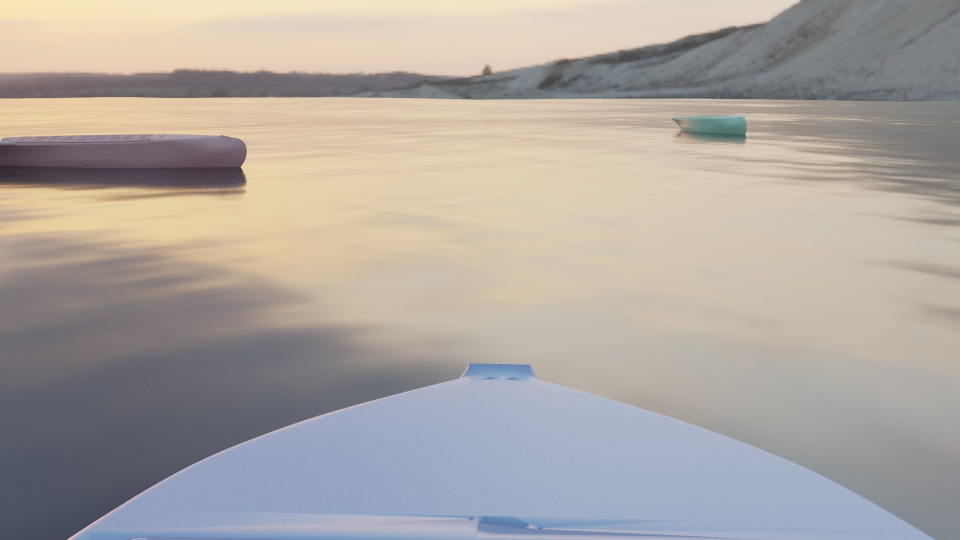
#> input picture TestFile/Projekt/Bilder/list1/0001.jpg, 1920 x 1080 px, found by its file name (shown at 1/2 size); its folder holds only this picture in this run
$ python obstacle_detect.py
#> lines starting #> are read from the running program, lines starting #| are printed output that depends on the picture; after the words box and inside, x2 and y2 are one past the last pixel; in counts of white or black regions, pixels touching at a corner belong together
import numpy as np
from cv2 import cv2
from math import ceil, cos, sin, sqrt, atan2
import matplotlib.pyplot as plt
from typing import List, Tuple


class ImageObstacle(object):
    def __init__(self, rectangle: List[int], offset: int=0, angle: float=0) -> None:
        """Represents a object bounding box in image plane

        Args:
            rectangle (List[int]): x y position, width and height of rectangle
            offset (int, optional): position offset (e.g. due to subimage used for detection). Defaults to 0.
            angle (float, optional): rotation offset (due to rotate detection). Defaults to 0.
        """

        self.x_rel, self.y_rel, self.width, self.height = rectangle
        self.offset = offset
        self.x, self.y = self.x_rel + offset[0], self.y_rel + offset[1]
        self.angle = angle

    def rectangle_2_corner(self, rotate: bool=False, offset: bool=True) -> Tuple[Tuple[int]]:
        """returns bounding box corners for open-cv drawing function

        Args:
            rotate (bool, optional): respect rotation. Defaults to False.
            offset (bool, optional): respect offset. Defaults to True.

        Returns:
            Tuple[Tuple[int]]: coordinates of diagonal corner points
        """
        if not rotate:

            if offset:
                x, y = self.x, self.y
            else:
                x, y = self.x_rel, self.y_rel
            return (x, y), (x + self.width, y + self.height)
        assert False, 'not implemented'

    @property
    def bottom_center(self) -> Tuple[int]:
        """return bottom center of obstacle bounding box

        Returns:
            Tuple[int]: x, y of bottom center pixel
        """
        return self.x + self.width // 2, self.y + self.height


class ImageLine(object):
    def __init__(self, img_shape: Tuple[int], points: Tuple[Tuple[int]]=None, polar=None):
        """Represent line in the image

        Args:
            img_shape (Tuple[int]): resolution of the image (widht, height)
            points (Tuple[Tuple[int]], optional): end points of line. Defaults to None.
            polar ([type], optional): polar representation (e.g. output from cv2.HoughLines). Defaults to None.
        """
        self._w, self._h = img_shape
        assert (points is None) != (polar is None)
        if points is not None:
            self._init_from_points(points)
        else:
            self._init_from_polar(*polar)

    # [9 lines left out: function _init_from_points, not called in this run]

    def _init_from_polar(self, r: float, alpha: float) -> None:
        self._r, self._alpha = r, alpha
        a, b = cos(alpha), sin(alpha)
        # center pixel
        self._center = a * r, b * r
        # line_end pixels
        self.y = np.array([r / b, (r - a * self._w) / b]).astype(int)
        self.x = np.array([0, self._w], int)
        # pixels of a line
        self.xs = np.arange(0, self._w)
        self.ys = np.round((r - a * self.xs) / b).astype(int)

        self.angle = self._alpha - np.pi / 2 # of horizon
        d_2, alpha_0 = sqrt(self._h**2 + self._w**2) / 2, np.arctan(self._h / self._w)
        self.height_rel = r - d_2 * cos(alpha - alpha_0) # over image center
        self.height = self.height_rel + self._h // 2

    @property
    def indices(self) -> Tuple[np.ndarray, np.ndarray]:
        return self.xs, self.ys

    @property
    def end_points(self) -> Tuple[Tuple[int]]:
        return ((self.x[0], self.y[0]), (self.x[1], self.y[1]))

class ObstacleDetector(object):

    def __init__(self, image_height: int=480, image_width: int=640):
        """Canny based horizon extraction and obstacle detection class

        Args:
            image_height (int, optional): height of images in pixel. Defaults to 480.
            image_width (int, optional): width of images in pixel. Defaults to 640.
        """

        # TODO(Moritz) image smoothing params depending on image resolution

        # soften used image shape values
        self._shape = image_width, image_height
        self._w, self._h = self._shape

        self._center = image_width // 2, image_height // 2

        self._min_ang = np.arctan(self._w / self._h)


    def _preprocess(self, img: np.ndarray) -> np.ndarray:
        """preprocess image, reduce resolution and smooth

        Args:
            img (np.ndarray): image to process

        Returns:
            np.ndarray: processed image
        """

        img = cv2.resize(img, (self._w, self._h), interpolation=cv2.INTER_AREA)
        # img = cv2.normalize(img, None, 0, 255, cv2.NORM_MINMAX)
        blur_size = self._h // 90
        img = cv2.blur(img, (blur_size, blur_size))
        img = cv2.medianBlur(img, 3)
        # img = cv2.GaussianBlur(img, (3, 3), 0)
        return img

    def _rotate(self, img: np.ndarray, angle: float, crop: bool=True) -> np.ndarray:
        """rotate image about a given angle

        Args:
            img (np.ndarray): image to rotate
            angle (float): angle to rotate, (in degree!)
            crop (bool, optional): cut image to rectangle (no black areas). Defaults to True.

        Returns:
            (np.ndarray): rotated image
        """
        # get rotation matrix
        rot_mat = cv2.getRotationMatrix2D(self._center, angle, 1)
        # apply transform
        img_rot = cv2.warpAffine(img, rot_mat, dsize=self._shape)
        # crop image
        if crop:
            sin_angle = np.sin(angle * np.pi / 180)
            crop_h = int(ceil(abs(sin_angle * self._w / 2)))
            crop_w = int(ceil(abs(sin_angle * self._h / 2)))
            if crop_h and crop_w:
                img_rot = img_rot[crop_h: -crop_h, crop_w: -crop_w]
            return img_rot, crop_h, crop_w
        return img_rot

    def detect_horizon(self,
                       img: np.ndarray,
                       N_max: int=3,
                       min_visibility: float=.2,
                       canny_threshold: int=35
                       ) -> Tuple[List[ImageLine], List[int], List[float]]:
        """detect possible horizon line(s)

        Args:
            img (np.ndarray): image to analyze
            N_max (int, optional): max number of lines to extract. Defaults to 3.
            min_visibility (float, optional): minimum length of horizon line to be considered. Defaults to .2.
            canny_threshold (int, optional): threshold for edge detection. Defaults to 35.

        Returns:
            List[ImageLine]: Horizon lines
            List[int]: Line lengths
            List[float]: separation factor of lines
        """
        img = self._preprocess(img)
        return self._detect_lines(img, min_visibility, N_max, canny_threshold)

    def _detect_lines(self, img: np.ndarray,
                            min_line_length: float=.2,
                            N_max: int=3,
                            canny_threshold: int=35,
                            angle_resolution: float=.2
        ) -> Tuple[List[ImageLine], List[int], List[float]]:
        # extract lines in image
        edges = cv2.Canny(img, canny_threshold, canny_threshold * 2)
        lines = cv2.HoughLines(edges, 1, np.pi / 180 * angle_resolution,
                               int(self._w * min_line_length),
                               min_theta=self._min_ang,
                               max_theta=np.pi - self._min_ang
                               )
        if lines is None:
            return [], [], []
        lines = [ImageLine(self._shape, polar=l[0]) for l in lines[: N_max]]
        line_lengths, separations = self._evaluate_lines(img, edges, lines)

        return lines, line_lengths, separations

    def _evaluate_lines(self, img: np.ndarray,
                              edges: np.ndarray,
                              lines: List[ImageLine],
        ) -> Tuple[List[int], List[float]]:

        # number of points on line
        votes = [np.sum(edges[l.ys, l.xs]>0) for l in lines]
        # dissimilarity of regions separated by the line
        separations = [self._segmentation(img, l.indices) for l in lines]
        return votes, separations

    def _segmentation(self, img: np.ndarray, line_inds: Tuple[np.ndarray], N_neigbor: int=10):
        xs, ys = line_inds

        add_ = np.arange(1, N_neigbor+1)

        x_ = (xs[:, None] + np.zeros(N_neigbor, int)[None, :]).reshape(-1)
        y_a = (ys[:, None] + add_[None, :]).reshape(-1)
        y_b = (ys[:, None] - add_[None, :]).reshape(-1)
        img_a = img[y_a, x_]
        img_b = img[y_b, x_]

        img_both = np.concatenate((img_a, img_b), axis=0)

        sep = np.linalg.norm((np.mean(img_a, axis=0) - np.mean(img_b, axis=0)) \
            / np.std(img_both, axis=0))
        return sep

    # [9 lines left out: function _reduce_glare, not called in this run]


    def _detect_obstacles(self,
                          img: np.ndarray,
                          canny_threshold: int=45,
                          glare_reduction=False,
                          offset: Tuple[int]=(0, 0),
                          angle: float=0,
                          plot_subresults: bool=False
        ) -> List[ImageObstacle]:

        # blur
        blur_size = self._h // 90
        img = cv2.blur(img, (blur_size, blur_size))

        # glare reduction
        if glare_reduction:
            img = self._reduce_glare(img)

        # extract edges
        edges = cv2.Canny(img, canny_threshold, canny_threshold * 2)

        # add edges at image boundaries (besides bottom)
        edges[0, :] = 255
        edges[:, 0] = 255
        edges[:, -1] = 255

        # close gapes in lines
        n1 = 3
        kernel = cv2.getStructuringElement(cv2.MORPH_ELLIPSE,
                                           (2 * n1 + 1, 2 * n1 +1),
                                           (n1, n1))
        dilation = cv2.dilate(edges, kernel, iterations=1)
        binary = cv2.erode(dilation, kernel, iterations=1)

        # find contours to fill
        contours = cv2.findContours(binary, cv2.RETR_TREE, cv2.CHAIN_APPROX_SIMPLE)[-2]

        # fill contours
        fill = np.zeros_like(edges)
        for cnt in contours:
            cv2.fillPoly(fill, pts=[cnt], color=(255, 255, 255))

        if plot_subresults:
            self.plot_img(fill)
            self.plot_img(binary)
            self.plot_img(edges)
        # delete single lines
        kernel2 = cv2.getStructuringElement(cv2.MORPH_ELLIPSE, (5, 5), (2, 2))
        erosion = cv2.erode(fill, kernel2, iterations=1)
        binary = cv2.dilate(erosion, kernel2, iterations=1)
        # extract obstacles
        contours = cv2.findContours(binary, cv2.RETR_TREE, cv2.CHAIN_APPROX_SIMPLE)[-2]

        obstacles = []
        for c in contours:
            contours_poly = cv2.approxPolyDP(c, 3, True)
            bound_rect = cv2.boundingRect(contours_poly)
            obstacles.append(ImageObstacle(bound_rect, offset, angle=angle))
        return obstacles

    def find_obstacles(self,
                       img: np.ndarray,
                       horizon: ImageLine=None,
                       threshold: int=40,
                       glare_reduction: bool=False
        ) -> List[ImageObstacle]:
        """find obstacles in the image
        therefore the image is separated according to horizon and
        only the subhorizon part is searched for possible obstacles
        Further the angle of horizon determines the orientation of bounding boxes

        Args:
            img (np.ndarray): image
            horizon (ImageLine, optional): Horizon estimate. Defaults to None.
            threshold (int, optional): threshold for edge detection. Defaults to 40.
            glare_reduction (bool, optional): if glare reduction is used. Defaults to False.

        Returns:
            List[ImageObstacle]: [description]
        """
        # initial image smoothing
        img = self._preprocess(img)

        # horizon extraction
        if horizon is None:
            horizon = self._detect_lines(img)[0][0]

        # rotate image
        rot_image, crop_h, crop_w = self._rotate(img, horizon.angle * 180 / np.pi)
        height = int(horizon.height - crop_h)
        # subimage below horizon
        offset = 0
        sub_image = rot_image[height - offset:]
        return self._detect_obstacles(sub_image,
                                      offset=(int(crop_w), int(horizon.height - offset)),
                                      angle=horizon.angle,
                                      canny_threshold=threshold,
                                      glare_reduction=glare_reduction)

    def plot_img(self, img,
                       horizon_lines=None,
                       obstacles=None,
                       rotate: bool=True,
                       plot_method: str='matplot',
                       wait_time: int=0,
                       show: bool=True
        ) -> np.ndarray:

        if horizon_lines:

            if not img.shape[:2] == (self._h, self._w):
                img = cv2.resize(img, (self._w, self._h), interpolation=cv2.INTER_AREA)
            for h in horizon_lines:
                color = (255, 0, 0)
                cv2.line(img, *h.end_points, color, thickness=2)
        if obstacles:
            #pass
            if rotate and obstacles[0].angle:
                img = self._rotate(img, obstacles[0].angle * 180/np.pi, crop=False)
            for obst in obstacles:
                # color = np.random.rand(3) * 255
                color = (0, 0, 255)
                cv2.rectangle(img, *obst.rectangle_2_corner(not rotate, True), color, thickness=2)
                cv2.drawMarker(img, obst.bottom_center, (0, 255, 0), cv2.MARKER_CROSS, 10, thickness=2)

        if 'matplot' in plot_method:
            fig, ax = plt.subplots()
            if len(img.shape) > 2 and img.shape[2] > 1:
                if show == True: ax.imshow(img)
            else:
                if show == True: ax.imshow(img, cmap='gray')
        elif 'cv' in plot_method:
            if show == True: cv2.imshow('image', img)
            cv2.waitKey(wait_time)

        return img


def main():
    # run with first argument as imagefile or folder with images
    print('running main()')

    import sys

    detector = ObstacleDetector()
    #################################
    #Dateipfad individuell anpassen!!
    #################################
    img, folder = None, 'C:/Users/lukas/source/repos/PercyDwn/MaritimeHindernisse/TestFile/Projekt/Bilder/list1'
    if len(sys.argv) > 1 and type(sys.argv[1]) is str:
        if '.jpg' in sys.argv[1]:
            try:
                img = cv2.imread(sys.argv[1])
            except:
                print('no valid image path', sys.argv[1])

            if img is not None:
                # load image and analyze
                cv2.imshow('orig', img)
                horizon_lines, votes, seps = detector.detect_horizon(img)
                obstacles = detector.find_obstacles(img, horizon=horizon_lines[0])
                print(horizon_lines[0].angle * 180/np.pi, horizon_lines[0].height)
                for obs in obstacles:
                    print(obs.x,',',obs.y)

                detector.plot_img(img, obstacles=obstacles, horizon_lines=horizon_lines, plot_method='matplot')
                plt.show()

        else:
            folder = sys.argv[1]

    if img is None:
        import os
        image_list = [f for f in os.listdir(folder) if '.jpg' in f or '.JPG' in f]
        # loop over imagelist and analyze each image
        for image_file in image_list:
            img = cv2.imread(folder + '/' + image_file)
#> img is the input picture: shape (1080, 1920, 3); mean B, G, R 160.3, 165.6, 172.4
            assert img is not None, folder + '/' + image_file
            cv2.imshow('orig', img)
            horizon_lines, votes, seps = detector.detect_horizon(img)
#> in _detect_lines, `edges = cv2.Canny(img, canny_threshold, canny_threshold * 2)`:
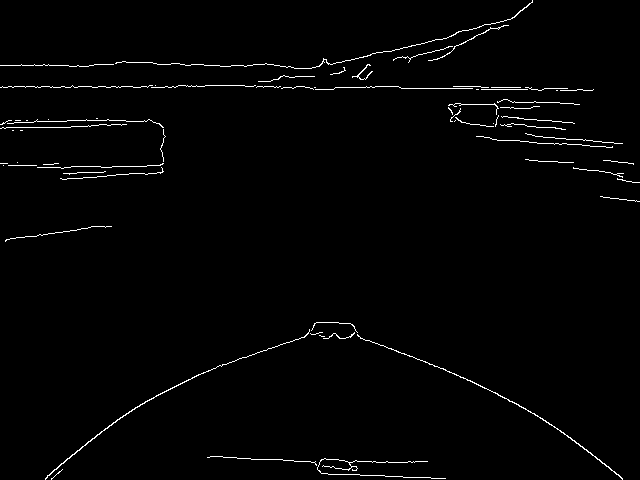
#> edges: shape (480, 640); 1.5% white in thin lines or dots
#> in _detect_lines, `lines = cv2.HoughLines(edges, 1, np.pi / 180 * angle_resolution, int(s..`: lines = [[84, 1.58], [86, 1.57], [81, 1.59], [83, 1.58], [65, 1.57], [93, 1.56], [123, 1.53], [87, 1.56]]
#> in _detect_lines, `lines = [ImageLine(self._shape, polar=l[0]) for l in lines[: N_max]]`: lines = 3 items
#> in _evaluate_lines, `votes = [np.sum(edges[l.ys, l.xs]>0) for l in lines]`: votes = [239, 218, 208]
#> in _segmentation, `sep = np.linalg.norm((np.mean(img_a, axis=0) - np.mean(img_b, axis=0))..`: sep = 3
#> in _evaluate_lines, `separations = [self._segmentation(img, l.indices) for l in lines]`: separations = [3, 2.99, 2.8]
#> in _detect_lines, `line_lengths, separations = self._evaluate_lines(img, edges, lines)`: line_lengths = [239, 218, 208]; separations = [3, 2.99, 2.8]
#> horizon_lines = 3 items; votes = [239, 218, 208]; seps = [3, 2.99, 2.8]
            if horizon_lines:
                obstacles = detector.find_obstacles(img, horizon=horizon_lines[0])
#> in _rotate, `rot_mat = cv2.getRotationMatrix2D(self._center, angle, 1)`: rot_mat = [[1, 0.00925, -2.21], [-0.00925, 1, 2.97]]
#> in _rotate, `sin_angle = np.sin(angle * np.pi / 180)`: sin_angle = 0.00925
#> in _rotate, `crop_h = int(ceil(abs(sin_angle * self._w / 2)))`: crop_h = 3
#> in _rotate, `img_rot = img_rot[crop_h: -crop_h, crop_w: -crop_w]`:
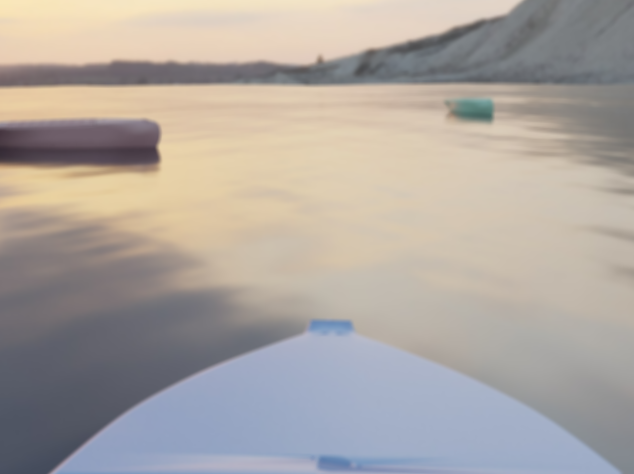
#> img_rot: shape (474, 634, 3); mean of channels 0, 1, 2 160.3, 165.7, 172.6; drawn as B, G, R
#> in find_obstacles, `height = int(horizon.height - crop_h)`: height = 83
#> in find_obstacles, `sub_image = rot_image[height - offset:]`:
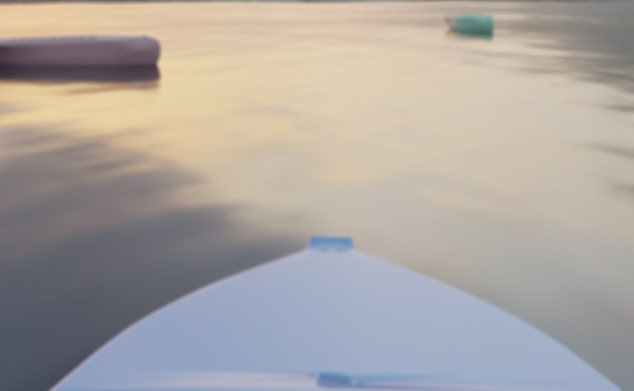
#> sub_image: shape (391, 634, 3); mean of channels 0, 1, 2 161, 165.3, 171.6; drawn as B, G, R
#> in _detect_obstacles, `contours = cv2.findContours(binary, cv2.RETR_TREE, cv2.CHAIN_APPROX_SI..`: contours = 10 contours, 1 with area under 20; largest, box (x1, y1, x2, y2) and area: (0, 0, 634, 391) 8919, (0, 35, 161, 85) 7097, (443, 16, 494, 39) 881, (452, 16, 494, 39) 747, (317, 372, 370, 391) 553
#> the loop in _detect_obstacles, `for cnt in contours:` made 10 passes
#> after the loop in _detect_obstacles, `for cnt in contours:`:
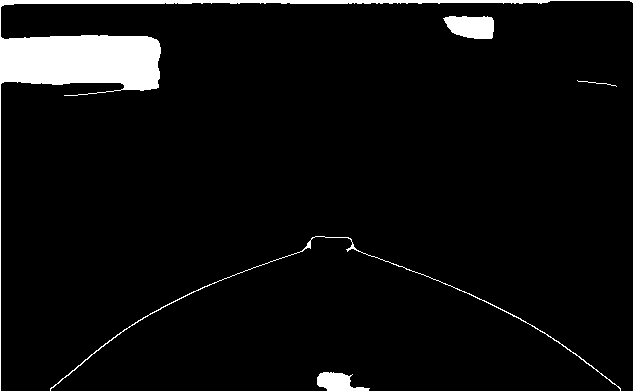
#> fill: shape (391, 634); 5.2% white; 5 white regions, box (x1, y1, x2, y2) and area: (0, 0, 634, 391) 10546, (443, 16, 494, 39) 943, (50, 236, 621, 391) 826, (317, 372, 370, 391) 618, (577, 80, 617, 87) 40
#> in _detect_obstacles, `kernel2 = cv2.getStructuringElement(cv2.MORPH_ELLIPSE, (5, 5), (2, 2))`: kernel2 = [[0, 0, 1, 0, 0], [1, 1, 1, 1, 1], [1, 1, 1, 1, 1], [1, 1, 1, 1, 1], [0, 0, 1, 0, 0]]
#> in _detect_obstacles, `binary = cv2.dilate(erosion, kernel2, iterations=1)`:
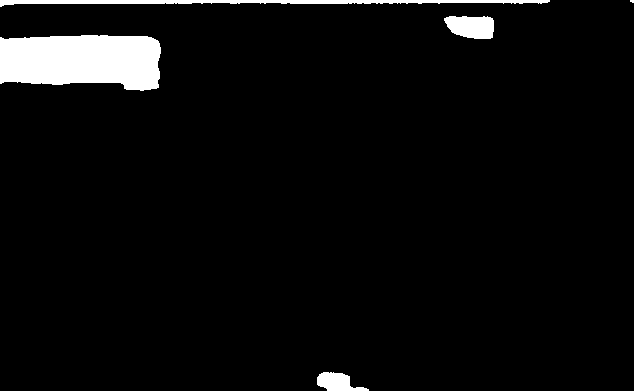
#> binary: shape (391, 634); 4.5% white; 5 white regions (1 under 20 px)
#> in _detect_obstacles, `contours = cv2.findContours(binary, cv2.RETR_TREE, cv2.CHAIN_APPROX_SI..`: contours = 5 contours, 1 with area under 20; largest, box (x1, y1, x2, y2) and area: (0, 35, 161, 91) 7478, (0, 0, 550, 7) 1428, (444, 16, 494, 39) 878, (317, 372, 369, 391) 546
#> the loop in _detect_obstacles, `for c in contours:` made 5 passes
#> contours_poly on passes 3 to 5: [[444, 18], [456, 34], [492, 37], [490, 17]], [[630, 0], [633, 2]], [[0, 6], [549, 0], [0, 0]]
#> after the loop in _detect_obstacles, `for c in contours:`: obstacles = 5 items
#> obstacles = 5 items
            else:
                obstacles = None
            detector.plot_img(img, obstacles=obstacles,
                              horizon_lines=horizon_lines,
                              plot_method='cv', wait_time=1)
#> the loop in plot_img, `for h in horizon_lines:` made 3 passes
#> after the loop in plot_img, `for h in horizon_lines:`:
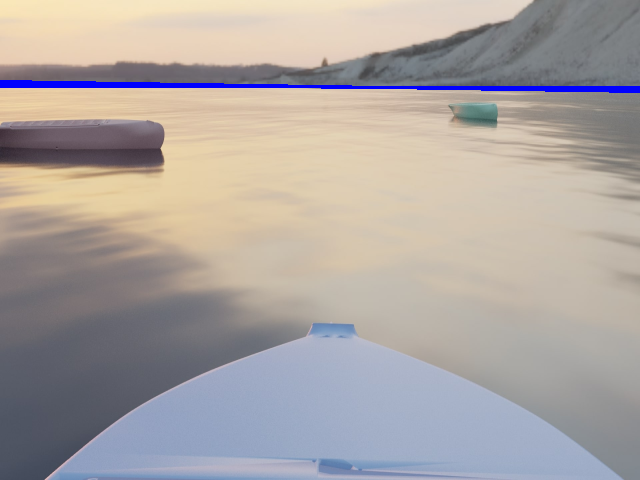
#> img: shape (480, 640, 3); mean of channels 0, 1, 2 161.7, 164.2, 170.9; drawn as B, G, R
#> the loop in plot_img, `for obst in obstacles:` made 5 passes
#> (x in rectangle_2_corner, y in rectangle_2_corner) on passes 1 to 5: (320, 458), (3, 122), (447, 103), (633, 86), (3, 86)
#> after the loop in plot_img, `for obst in obstacles:`:
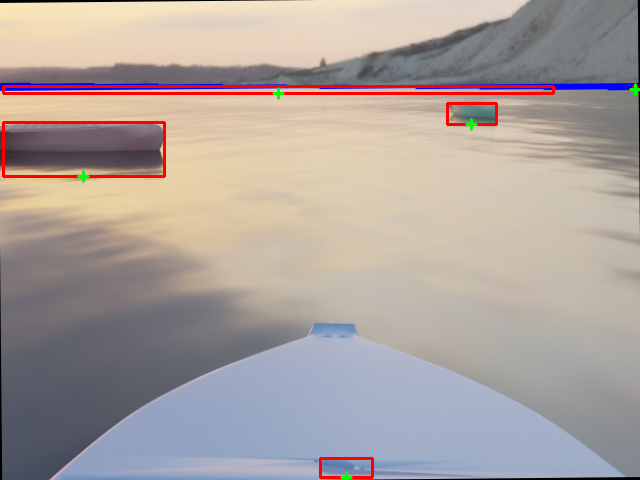
#> img: shape (480, 640, 3); mean of channels 0, 1, 2 157.5, 161.5, 172.2; drawn as B, G, R
    cv2.waitKey(0)

if __name__ == "__main__":
    main()
